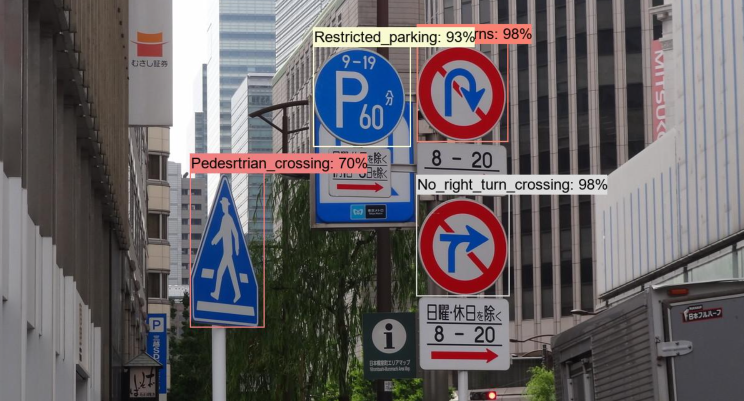
#> input picture samples/RoadSign.png, 1487 x 802 px (shown at 1/2 size)
$ python -i ImagePreprocessor.py   (imports and definitions only)
#> lines starting #> are read from the running program, lines starting #| are printed output that depends on the picture
# Copyright 2023 antillia.com Toshiyuki Arai
#
# Licensed under the Apache License, Version 2.0 (the "License");
# you may not use this file except in compliance with the License.
# You may obtain a copy of the License at
#
#    http://www.apache.org/licenses/LICENSE-2.0
#
# Unless required by applicable law or agreed to in writing, software
# distributed under the License is distributed on an "AS IS" BASIS,
# WITHOUT WARRANTIES OR CONDITIONS OF ANY KIND, either express or implied.
# See the License for the specific language governing permissions and
# limitations under the License.
#

# ImagePreprocessor.py
# 2022/12/24 to-arai


import os
from PIL import Image, ImageEnhance, ImageFilter

class ImagePreprocessor:
  def __init__(self, image_scaling=3.0, contrast=1.5, sharpness=4.0, gray_image=True, preprocessing=True):
    self.image_scaling = image_scaling
    self.contrast      = contrast
    self.gray_image    = gray_image
    self.sharpness     = sharpness #4.0 # 2.5
    self.preprocessing = preprocessing

  def read(self, image_file, image_scaling=3.0, contrast=2.5, sharpness=4.0):
#> called with image_file = 'samples/RoadSign.png', image_scaling = 3, contrast = 2.5, sharpness = 4
    img = None

    self.image_scaling = image_scaling

    self.contrast      = contrast
    self.sharpness     = sharpness

    if os.path.exists(image_file):

      img = Image.open(image_file)
#> img is the input picture: PIL image 1487x802 RGBA; mean R, G, B, A 103.9, 98.9, 101.6, 255
      img = img.convert("RGB")
#> img: PIL image 1487x802 RGB
      if self.preprocessing ==False:
        print("---No preprossing")
        return img

      # [11 lines of commented-out code are left out]
      if self.gray_image:
        print("--- Converted to gray image")
        img = img.convert("LA")
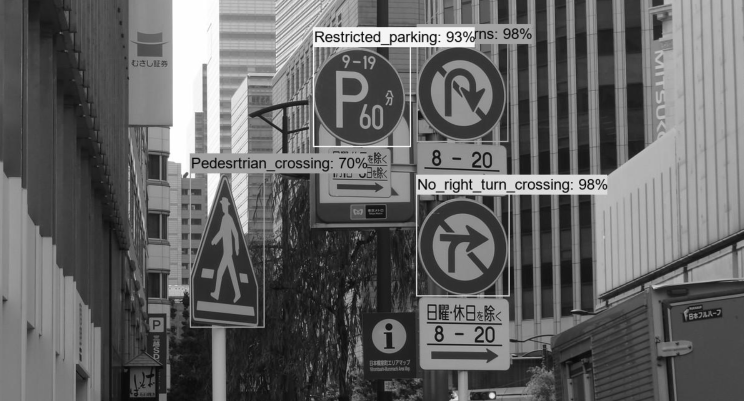
#> img: PIL image 1487x802 LA (shown at 1/2 size); mean R, G, B, A 100.7, 100.7, 100.7, 255
        img = img.convert("RGB")
#> img: PIL image 1487x802 RGB

      print("--- edge enhance more")
      w, h = img.size
#> w = 1487; h = 802
      # 3 resize image
      #print("--- image size w:{} h:{}".format(w, h))

      rw = float(w) * float(self.image_scaling)
#> rw = 4461
      rh = float(h) * float(self.image_scaling)
#> rh = 2406
      rw = int(rw)
      rh = int(rh)
      img = img.resize( (rw, rh))
#> img: PIL image 4461x2406 RGB
      print("--- Image scaling {} Resized to w:{} h:{} from w:{} h:{}".format(self.image_scaling, rw, rh, w, h))
#| --- Image scaling 3.0 Resized to w:4461 h:2406 from w:1487 h:802
      # 3 sharpness
      # 1 enhance image contrast
      enhancer = ImageEnhance.Contrast(img)
      img =  enhancer.enhance(self.contrast) #1.5) #1.5)
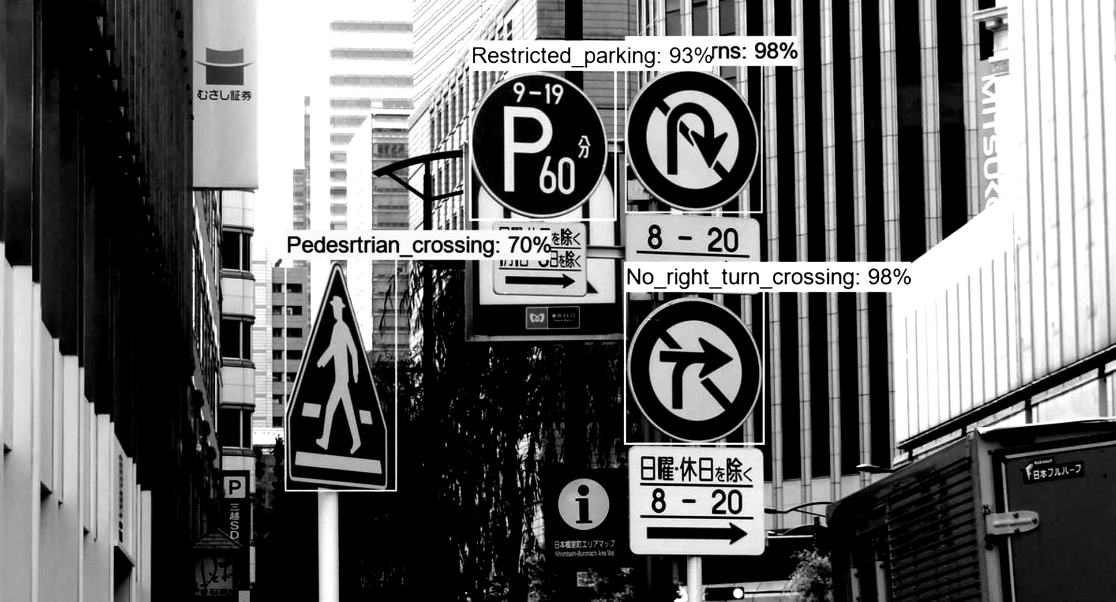
#> img: PIL image 4461x2406 RGB (shown at 1/4 size); min 0, max 255, mean 104.5
      print("--- Image enhancement contrast: {}".format(self.contrast))

      enhancer = ImageEnhance.Sharpness(img)
      img = enhancer.enhance(self.sharpness)
      print("--- Image enhancement sharp: {}".format(self.sharpness))

    return img

>>> result = ImagePreprocessor().read('samples/RoadSign.png')
